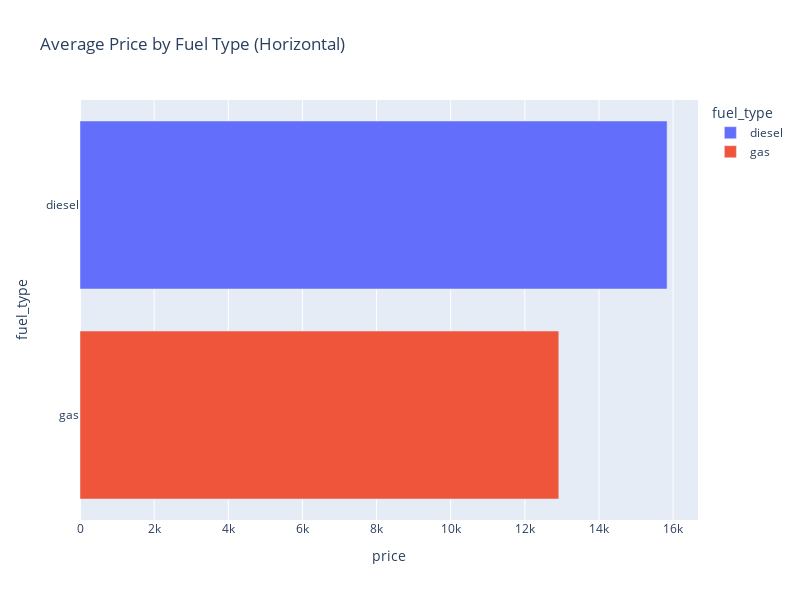

The code cell stored with this chart in its notebook:
### Code cell
fig = px.bar(
    df.groupby('fuel_type', as_index=False)['price'].mean(),
    y='fuel_type',  # Swap x and y
    x='price',      # Swap x and y
    title='Average Price by Fuel Type (Horizontal)',
    color='fuel_type',
    orientation='h',  # This is the key!
    height=600 ,
    width=800
)
fig.show()

### Figure 1 — Plotly figure (JSON) as saved in the notebook; plotly's stock layout.template omitted (floating-point values rounded to 4 significant figures)
{"data": [{"alignmentgroup": "True", "hovertemplate": "fuel_type=%{y}<br>price=%{x}<extra></extra>", "legendgroup": "diesel", "marker": {"color": "#636efa", "pattern": {"shape": ""}}, "name": "diesel", "offsetgroup": "diesel", "orientation": "h", "showlegend": true, "textposition": "auto", "type": "bar", "x": [15840.0], "xaxis": "x", "y": ["diesel"], "yaxis": "y"}, {"alignmentgroup": "True", "hovertemplate": "fuel_type=%{y}<br>price=%{x}<extra></extra>", "legendgroup": "gas", "marker": {"color": "#EF553B", "pattern": {"shape": ""}}, "name": "gas", "offsetgroup": "gas", "orientation": "h", "showlegend": true, "textposition": "auto", "type": "bar", "x": [12920.0], "xaxis": "x", "y": ["gas"], "yaxis": "y"}], "layout": {"barmode": "relative", "height": 600, "legend": {"title": {"text": "fuel_type"}, "tracegroupgap": 0}, "title": {"text": "Average Price by Fuel Type (Horizontal)"}, "width": 800, "xaxis": {"anchor": "y", "autorange": true, "domain": [0, 1], "range": [0, 16670.0], "title": {"text": "price"}, "type": "linear"}, "yaxis": {"anchor": "x", "autorange": true, "categoryarray": ["gas", "diesel"], "categoryorder": "array", "domain": [0, 1], "range": [-0.5, 1.5], "title": {"text": "fuel_type"}, "type": "category"}}}
